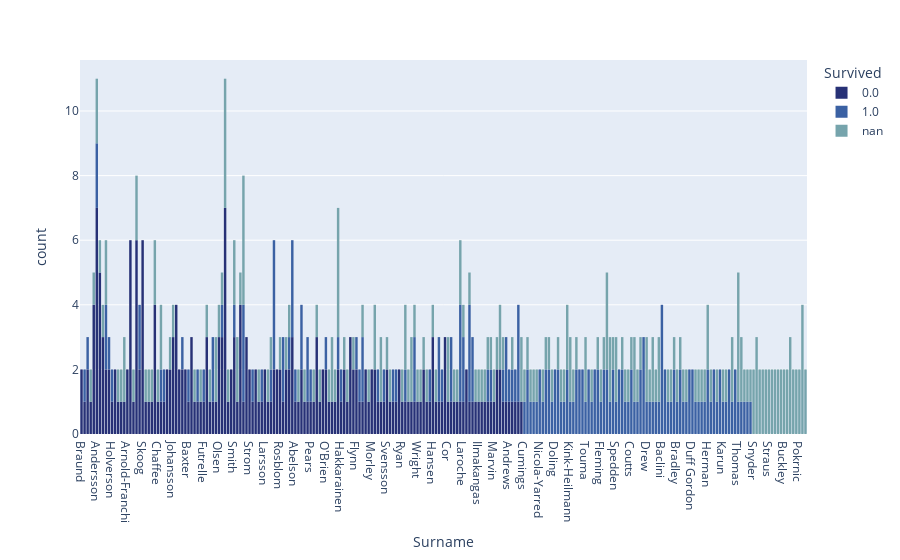

This figure's notebook cell:
### Code cell
dfplt = df.copy(deep=True)
dfplt["Survived"] = dfplt["Survived"].astype(str)
dfplt = dfplt[dfplt["Surname"]!="Other"]
fig = px.histogram(dfplt, x="Surname",color="Survived",color_discrete_sequence=cm)
fig.show()

### Figure 1 — Plotly figure (JSON) as saved in the notebook; plotly's stock layout.template omitted (floating-point values rounded to 4 significant figures; data arrays with more than 128 entries replaced by an {"elided": "..."} marker saying what was removed)
{"data": [{"bingroup": "x", "hovertemplate": "Survived=0.0<br>Surname=%{x}<br>count=%{y}<extra></extra>", "legendgroup": "0.0", "marker": {"color": "#273176", "pattern": {"shape": ""}}, "name": "0.0", "orientation": "v", "showlegend": true, "x": {"elided": "251 str values"}, "xaxis": "x", "yaxis": "y", "type": "histogram"}, {"bingroup": "x", "hovertemplate": "Survived=1.0<br>Surname=%{x}<br>count=%{y}<extra></extra>", "legendgroup": "1.0", "marker": {"color": "#3B61A3", "pattern": {"shape": ""}}, "name": "1.0", "orientation": "v", "showlegend": true, "x": {"elided": "193 str values"}, "xaxis": "x", "yaxis": "y", "type": "histogram"}, {"bingroup": "x", "hovertemplate": "Survived=nan<br>Surname=%{x}<br>count=%{y}<extra></extra>", "legendgroup": "nan", "marker": {"color": "#76A4AC", "pattern": {"shape": ""}}, "name": "nan", "orientation": "v", "showlegend": true, "x": {"elided": "228 str values"}, "xaxis": "x", "yaxis": "y", "type": "histogram"}], "layout": {"xaxis": {"anchor": "y", "domain": [0.0, 1.0], "title": {"text": "Surname"}}, "yaxis": {"anchor": "x", "domain": [0.0, 1.0], "title": {"text": "count"}}, "legend": {"title": {"text": "Survived"}, "tracegroupgap": 0}, "margin": {"t": 60}, "barmode": "relative"}}
